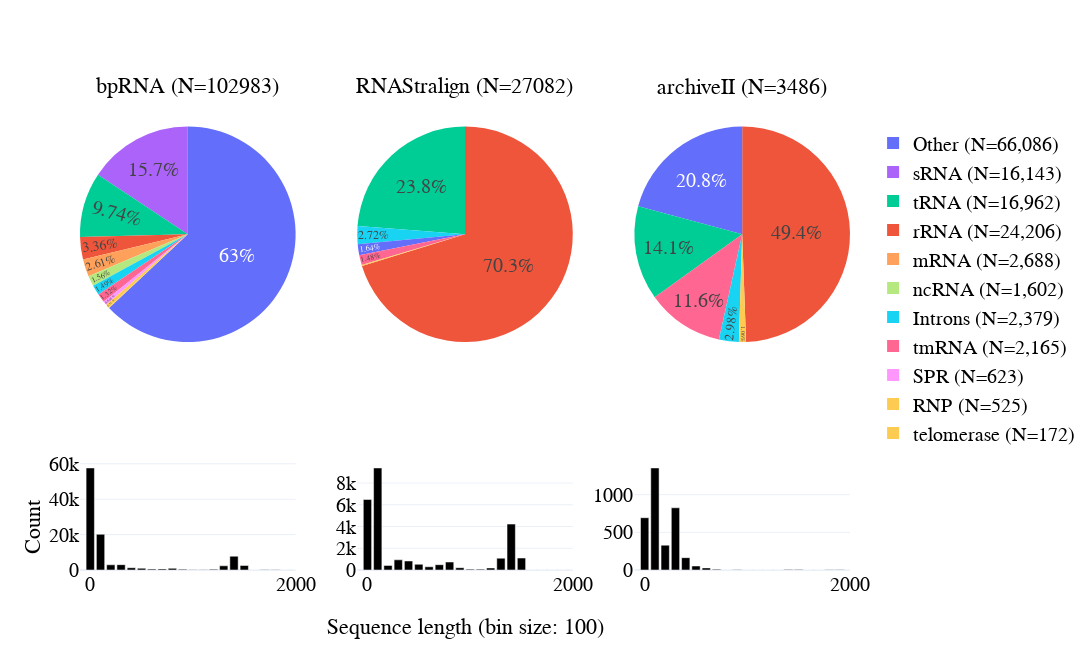

Here is the notebook cell this chart was saved with:
### Code cell
# show length distribution for each family
import plotly.express as px
import plotly.graph_objects as go

# first row is piechart of family distribution
# second row is histogram of sequence length distribution
# I want it to look like a paper figure

if 'bpRNA-1m(90)' in hists.keys():
    del hists['bpRNA-1m(90)'] 

fig = make_subplots(rows=2, cols=3, specs=[[{'type': 'domain'}]*3, [{'type': 'histogram'}]*3], 
                    subplot_titles=[f"{name} (N={np.nansum(df_family[name]).astype(int)})" for name in df_family.columns] + ['']*3,
                    vertical_spacing=vertical_spacing,
                    horizontal_spacing=horizontal_spacing,
                    row_heights=[0.5, 0.2],
)

for i in fig['layout']['annotations']:
    i['font'] = dict(size=22)
    

for i, name in enumerate(df_family.columns):
    fig.add_trace(go.Pie(
        labels=df_family.index,
        values=df_family[name],
        name=name,
        textinfo=f'percent',
        texttemplate='%{percent}',
        textposition='inside',
        # colors=px.colors.qualitative.Plotly + [px.colors.qualitative.Plotly[-1]]*10000,
        showlegend=i==0 and name !='Ribonanza',
        # colors
        marker_colors=px.colors.qualitative.Plotly + [px.colors.qualitative.Plotly[-1]]*10000,
        # sort=True,
        # legennd location
        # domain={'x': [0.0, 0.25], 'y': [0.5, 1.0]} if i == 0 else {'x': [0.25, 0.5], 'y': [0.5, 1.0]} if i == 1 else {'x': [0.5, 0.75], 'y': [0.5, 1.0]} if i == 2 else {'x': [0.75, 1.0], 'y': [0.5, 1.0]},
    ), row=1, col=i+1)
    fig.add_trace(go.Bar(
        x=hists[name][1][:-1],
        y=hists[name][0],
        name=name,
        showlegend=False,
        marker_color='rgb(0, 0, 0)',
    ), row=2, col=i+1)
    # fig.update_yaxes(row=2, col=i+1,  range=[0, 50000])
    fig.update_xaxes(row=2, col=i+1, range=[-100, 2000], tick0=0, dtick=2000)
    # make bar width constant
    # add horitontal lines
    fig.update_layout(barmode='overlay', bargap=0.1, bargroupgap=0.1)

# write 'sequence length' at the bottom, centered
fig.add_annotation(dict(
    x=0.5,
    y=-0.15,
    text='Sequence length (bin size: 100)',
    showarrow=False,
    font=dict(size=22),
    xref='paper',
    yref='paper',
    xanchor='center',
    yanchor='bottom',
))

fig.add_annotation(dict(
    x=-0.06,
    y=0.03,
    text='Count',
    showarrow=False,
    font=dict(size=22),
    xref='paper',
    yref='paper',
    xanchor='center',
    yanchor='bottom',
    textangle=-90
), 
)

fig.update_layout(
    height=height,
    width=width,
    title_x=0.5,
    title_y=0.95,
    font_size=20,
    font_family='Arial',
    font_color='black',
    legend_font_size=20,
    legend_font_family='Arial',
    legend_font_color='black',
    legend_x=1.03,
    legend_y=0.95,
    # legend_orientation='h',
    legend_traceorder='normal',
    legend_bordercolor='black',
    template="plotly_white",
)

fig.show()

# save to pdf
import plotly.io as pio
pio.write_image(fig, 'images/family_available_data.pdf')

### Figure 1 — Plotly figure (JSON) as saved in the notebook; plotly's stock layout.template omitted (floating-point values rounded to 4 significant figures; data arrays with more than 128 entries replaced by an {"elided": "..."} marker saying what was removed)
{"data": [{"domain": {"x": [0, 0.28], "y": [0.4286, 1]}, "labels": ["Other (N=66,086)", "rRNA (N=24,206)", "tRNA (N=16,962)", "sRNA (N=16,143)", "mRNA (N=2,688)", "Introns (N=2,379)", "tmRNA (N=2,165)", "ncRNA (N=1,602)", "SPR (N=623)", "RNP (N=525)", "telomerase (N=172)"], "marker": {"colors": {"elided": "10010 str values"}}, "name": "bpRNA", "showlegend": true, "textinfo": "percent", "textposition": "inside", "texttemplate": "%{percent}", "type": "pie", "values": [64916, 3456, 10033, 16143, 2688, 1538, 1361, 1602, 623, 525, 98]}, {"marker": {"color": "rgb(0, 0, 0)"}, "name": "bpRNA", "showlegend": false, "type": "bar", "x": [0, 100, 200, 300, 400, 500, 600, 700, 800, 900, 1000, 1100, 1200, 1300, 1400, 1500, 1600, 1700, 1800, 1900, 2000, 2100, 2200, 2300, 2400, 2500, 2600, 2700, 2800, 2900, 3000, 3100, 3200, 3300, 3400, 3500, 3600, 3700, 3800, 3900, 4000, 4100, 4200, 4300], "xaxis": "x", "y": [57662, 20176, 2935, 3013, 1282, 984, 503, 626, 931, 417, 159, 155, 389, 2374, 7804, 2548, 37, 99, 129, 27, 22, 13, 3, 1, 2, 4, 4, 25, 136, 310, 66, 20, 7, 19, 17, 25, 9, 10, 5, 17, 6, 0, 6, 6], "yaxis": "y"}, {"domain": {"x": [0.36, 0.64], "y": [0.4286, 1]}, "labels": ["Other (N=66,086)", "rRNA (N=24,206)", "tRNA (N=16,962)", "sRNA (N=16,143)", "mRNA (N=2,688)", "Introns (N=2,379)", "tmRNA (N=2,165)", "ncRNA (N=1,602)", "SPR (N=623)", "RNP (N=525)", "telomerase (N=172)"], "marker": {"colors": {"elided": "10010 str values"}}, "name": "RNAStralign", "showlegend": false, "textinfo": "percent", "textposition": "inside", "texttemplate": "%{percent}", "type": "pie", "values": [445, 19027, 6436, 0, 0, 737, 400, 0, 0, 0, 37]}, {"marker": {"color": "rgb(0, 0, 0)"}, "name": "RNAStralign", "showlegend": false, "type": "bar", "x": [0, 100, 200, 300, 400, 500, 600, 700, 800, 900, 1000, 1100, 1200, 1300, 1400, 1500, 1600, 1700, 1800, 1900, 2000, 2100, 2200, 2300, 2400, 2500, 2600, 2700, 2800, 2900, 3000, 3100, 3200, 3300, 3400, 3500, 3600, 3700, 3800, 3900, 4000, 4100, 4200, 4300], "xaxis": "x2", "y": [6490, 9389, 424, 936, 831, 523, 297, 488, 732, 212, 80, 79, 185, 1087, 4223, 1100, 3, 1, 2, 0, 0, 0, 0, 0, 0, 0, 0, 0, 0, 0, 0, 0, 0, 0, 0, 0, 0, 0, 0, 0, 0, 0, 0, 0], "yaxis": "y2"}, {"domain": {"x": [0.72, 1], "y": [0.4286, 1]}, "labels": ["Other (N=66,086)", "rRNA (N=24,206)", "tRNA (N=16,962)", "sRNA (N=16,143)", "mRNA (N=2,688)", "Introns (N=2,379)", "tmRNA (N=2,165)", "ncRNA (N=1,602)", "SPR (N=623)", "RNP (N=525)", "telomerase (N=172)"], "marker": {"colors": {"elided": "10010 str values"}}, "name": "archiveII", "showlegend": false, "textinfo": "percent", "textposition": "inside", "texttemplate": "%{percent}", "type": "pie", "values": [725, 1723, 493, 0, 0, 104, 404, 0, 0, 0, 37]}, {"marker": {"color": "rgb(0, 0, 0)"}, "name": "archiveII", "showlegend": false, "type": "bar", "x": [0, 100, 200, 300, 400, 500, 600, 700, 800, 900, 1000, 1100, 1200, 1300, 1400, 1500, 1600, 1700, 1800, 1900, 2000, 2100, 2200, 2300, 2400, 2500, 2600, 2700, 2800, 2900, 3000, 3100, 3200, 3300, 3400, 3500, 3600, 3700, 3800, 3900, 4000, 4100, 4200, 4300], "xaxis": "x3", "y": [694, 1355, 330, 826, 164, 53, 28, 9, 0, 2, 0, 0, 1, 0, 6, 7, 0, 1, 3, 2, 0, 0, 0, 0, 0, 0, 0, 0, 0, 5, 0, 0, 0, 0, 0, 0, 0, 0, 0, 0, 0, 0, 0, 0], "yaxis": "y3"}], "layout": {"annotations": [{"font": {"size": 22}, "showarrow": false, "text": "bpRNA (N=102983)", "x": 0.14, "xanchor": "center", "xref": "paper", "y": 1, "yanchor": "bottom", "yref": "paper"}, {"font": {"size": 22}, "showarrow": false, "text": "RNAStralign (N=27082)", "x": 0.5, "xanchor": "center", "xref": "paper", "y": 1, "yanchor": "bottom", "yref": "paper"}, {"font": {"size": 22}, "showarrow": false, "text": "archiveII (N=3486)", "x": 0.86, "xanchor": "center", "xref": "paper", "y": 1, "yanchor": "bottom", "yref": "paper"}, {"font": {"size": 22}, "showarrow": false, "text": "Sequence length (bin size: 100)", "x": 0.5, "xanchor": "center", "xref": "paper", "y": -0.15, "yanchor": "bottom", "yref": "paper"}, {"font": {"size": 22}, "showarrow": false, "text": "Count", "textangle": -90, "x": -0.06, "xanchor": "center", "xref": "paper", "y": 0.03, "yanchor": "bottom", "yref": "paper"}], "bargap": 0.1, "bargroupgap": 0.1, "barmode": "overlay", "font": {"color": "black", "family": "Arial", "size": 20}, "height": 650, "legend": {"bordercolor": "black", "font": {"color": "black", "family": "Arial", "size": 20}, "traceorder": "normal", "x": 1.03, "y": 0.95}, "title": {"x": 0.5, "y": 0.95}, "width": 1200, "xaxis": {"anchor": "y", "domain": [0, 0.28], "dtick": 2000, "range": [-100, 2000], "tick0": 0}, "xaxis2": {"anchor": "y2", "domain": [0.36, 0.64], "dtick": 2000, "range": [-100, 2000], "tick0": 0}, "xaxis3": {"anchor": "y3", "domain": [0.72, 1], "dtick": 2000, "range": [-100, 2000], "tick0": 0}, "yaxis": {"anchor": "x", "domain": [0, 0.2286]}, "yaxis2": {"anchor": "x2", "domain": [0, 0.2286]}, "yaxis3": {"anchor": "x3", "domain": [0, 0.2286]}}}
